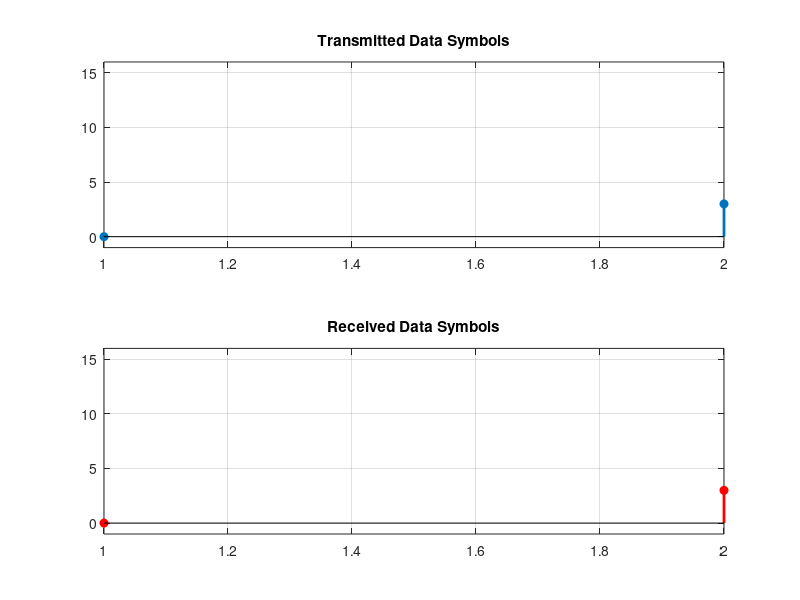

MATLAB code for this plot:
clc; clear; close all;

% --- 1. System Setup ---
M = 16;                     % Modulation Order (16-QAM)
k = log2(M);                % Bits per symbol (4 bits)
num_symbols = 2;            % Number of symbols to send (MIMO pair)

% Input Data (Integer symbols 0 to M-1)
% Example: [2 3] as requested, or random
data_in = randi([0 M-1], num_symbols, 1); 

% --- 2. Transmitter (Tx) ---
% A. Modulation (16-QAM)
s = qammod(data_in, M);
s1 = s(1); s2 = s(2);

% B. Alamouti STBC Encoding (Space-Time Block Code)
% Time Slot 1: Ant1 sends s1, Ant2 sends s2
% Time Slot 2: Ant1 sends -s2*, Ant2 sends s1*
X = [s1,  -conj(s2);
     s2,   conj(s1)];       % Rows = Antennas, Cols = Time Slots

fprintf('--- TRANSMITTER ---\n');
fprintf('Symbol 1: %.2f + %.2fi\n', real(s1), imag(s1));
fprintf('Symbol 2: %.2f + %.2fi\n', real(s2), imag(s2));

% --- 3. Channel ---
% 2x2 MIMO Channel Matrix (h_rx_tx)
h = (randn(2, 2) + 1j*randn(2, 2)) / sqrt(2); % Rayleigh Channel
% Or use fixed matrix for testing: h = [0.3 -0.2; 0.1 0.11];

% Add Noise (AWGN)
SNR_dB = 20;
n_var = 10^(-SNR_dB/10);
noise = sqrt(n_var/2) * (randn(2, 2) + 1j*randn(2, 2));

% Received Signal (Y = H*X + N)
Y = h * X + noise;

% --- 4. Receiver (Rx) ---
% Extract received signals per time slot
r1 = Y(:, 1);  % Received vector at Time T
r2 = Y(:, 2);  % Received vector at Time T+1

% Combining Scheme (Alamouti Decoding)
% We combine signals from both antennas and both time slots to recover s1 and s2
% These formulas mathematically cancel out the cross-interference

% Estimated s1 (s1_hat)
s1_hat = conj(h(1,1))*r1(1) + h(1,2)*conj(r2(1)) + ...
         conj(h(2,1))*r1(2) + h(2,2)*conj(r2(2));

% Estimated s2 (s2_hat)
s2_hat = conj(h(1,2))*r1(1) - h(1,1)*conj(r2(1)) + ...
         conj(h(2,2))*r1(2) - h(2,1)*conj(r2(2));

% Normalize by channel power to return to correct magnitude
ch_power = sum(abs(h(:)).^2);
s_estimated = [s1_hat; s2_hat] ./ ch_power;

% Demodulation
data_out = qamdemod(s_estimated, M);

% --- 5. Output & Verification ---
fprintf('\n--- RECEIVER ---\n');
fprintf('Estimated S1: %.2f + %.2fi\n', real(s_estimated(1)), imag(s_estimated(1)));
fprintf('Estimated S2: %.2f + %.2fi\n', real(s_estimated(2)), imag(s_estimated(2)));
fprintf('Detected Data: %d %d\n', data_out(1), data_out(2));

figure;
subplot(2,1,1); stem(data_in, 'filled', 'LineWidth', 2);
title('Transmitted Data Symbols'); grid on; ylim([-1 M]);
subplot(2,1,2); stem(data_out, 'filled', 'r', 'LineWidth', 2);
title('Received Data Symbols'); grid on; ylim([-1 M]);

if isequal(data_in, data_out)
    fprintf('\nSUCCESS: Transmission Perfect!\n');
else
    fprintf('\nFAILURE: Errors Detected.\n');
end